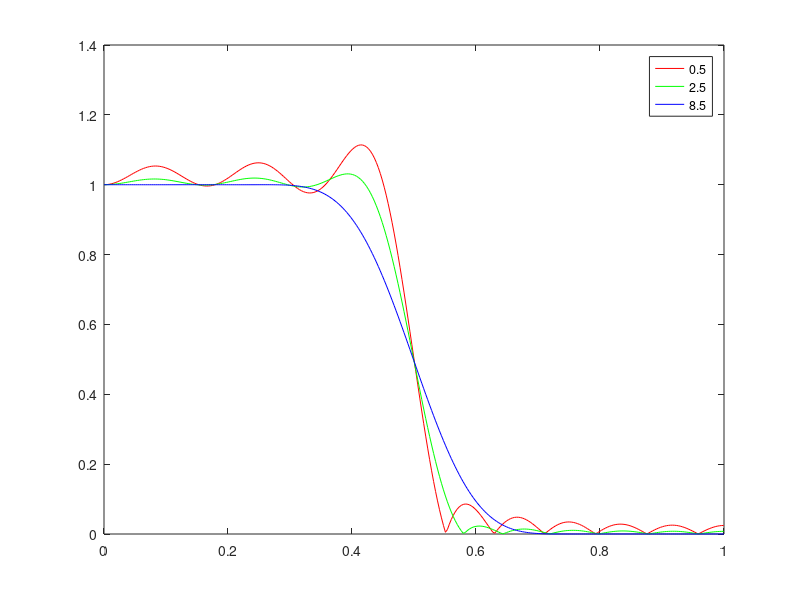
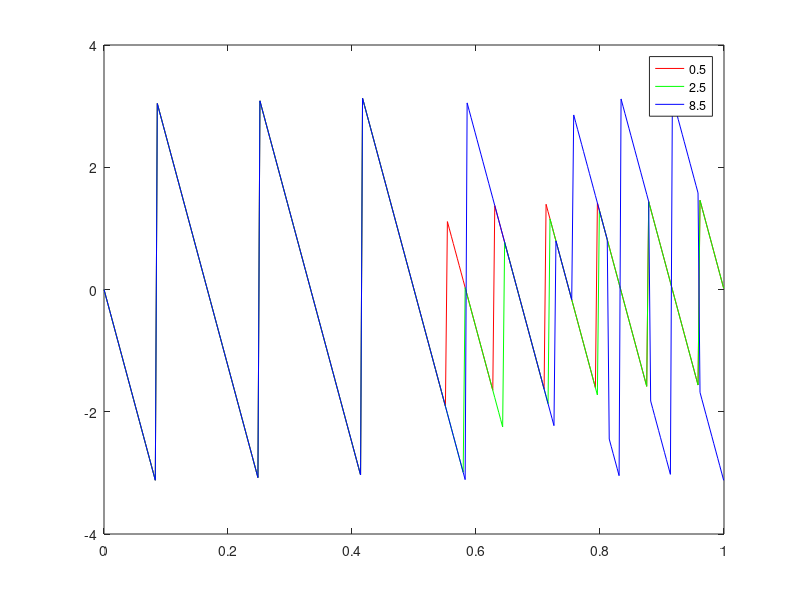

These figures' MATLAB source, in order:
clc
clear all
close all
wc=0.5*pi;
N=25;
a=fir1(N-1,wc/pi,'low',kaiser(N,0.5));
a1=fir1(N-1,wc/pi,'low',kaiser(N,2.5));
a2=fir1(N-1,wc/pi,'low',kaiser(N,8.5));
w=0:0.01:pi;
h=freqz(a,1,w);
h1=freqz(a1,1,w);
h2=freqz(a2,1,w);
plot(w/pi,abs(h),'r')
hold on
plot(w/pi,abs(h1),'g')
hold on
plot(w/pi,abs(h2),'b')
legend('0.5','2.5','8.5')
figure
plot(w/pi,angle(h),'r')
hold on 
plot(w/pi,angle(h1),'g')
hold on
plot(w/pi,angle(h2),'b')
legend('0.5','2.5','8.5')